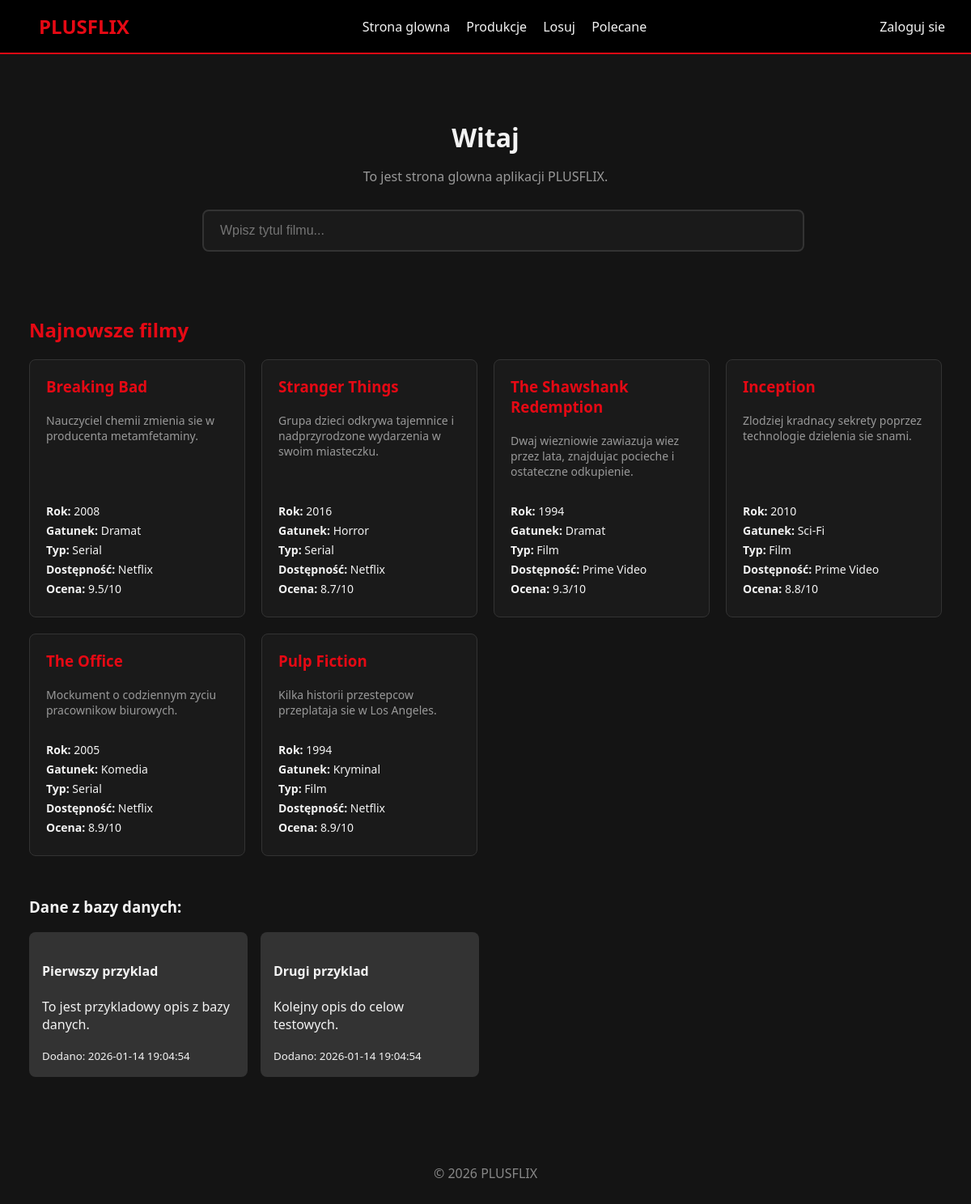
The page / on the database its author committed.
### tables this page shows
CREATE TABLE IF NOT EXISTS productions (
    id INT AUTO_INCREMENT PRIMARY KEY,
    title VARCHAR(255) NOT NULL,
    type VARCHAR(50) NOT NULL,
    genre_id INT,
    description TEXT,
    streaming_platforms_id INT,
    year INT,
    rating DECIMAL(3,1),
    created_at TIMESTAMP DEFAULT CURRENT_TIMESTAMP,
    FOREIGN KEY (genre_id) REFERENCES genres(id),
    FOREIGN KEY (streaming_platforms_id) REFERENCES streaming_platforms(id)
    );

CREATE TABLE IF NOT EXISTS genres (
    id INT AUTO_INCREMENT PRIMARY KEY,
    name VARCHAR(100) NOT NULL UNIQUE
);

CREATE TABLE IF NOT EXISTS streaming_platforms (
    id INT AUTO_INCREMENT PRIMARY KEY,
    name VARCHAR(100) NOT NULL,
    price DECIMAL(10,2),
    offer TEXT
    );

CREATE TABLE IF NOT EXISTS examples (
    id INT AUTO_INCREMENT PRIMARY KEY,
    title VARCHAR(255) NOT NULL,
    description TEXT,
    created_at TIMESTAMP DEFAULT CURRENT_TIMESTAMP
);

### app/Controllers/Pages.php (called while the page is built, shortened)
<?php
class Pages extends Controller {
    private $exampleModel;
    private $movieModel;
    public function __construct() {
        $this->exampleModel = $this->model('Example');
        $this->movieModel = $this->model('Movie');
    }
    public function index(): void {
        $examples = $this->exampleModel->getTestData();
        $movies = $this->movieModel->getAllMovies();
        $data = [
            'title' => 'Witaj',
            'description' => 'To jest strona glowna aplikacji PLUSFLIX.',
            'examples' => $examples,
            'movies' => $movies,
            'searchTerm' => '',
            'searchResults' => []
        ];
        $this->view('pages/index', $data);
    }
}

### core/Router.php (called while the page is built, shortened)
<?php
class Router {
    protected string $currentMethod = 'index';
    public function __construct() {
        $url = $this->getUrl();
        $this->currentController = new $this->currentController;
        $this->params = $url ? array_values($url) : [];
        call_user_func_array([$this->currentController, $this->currentMethod], $this->params);
    }
    public function getUrl(): ?array {
        return null;
    }
}

### public/index.php (called while the page is built, shortened)
<?php
spl_autoload_register(function($className) {
    $className = str_replace('\\', '/', $className);
    $file = '../' . $className . '.php';
});
$init = new Router();

### core/Database.php (called while the page is built, shortened)
<?php
class Database {
    private string $host = DB_HOST;
    private string $user = DB_USER;
    private string $pass = DB_PASS;
    private string $dbname = DB_NAME;
    private ?PDO $dbh = null;
    private $stmt;
    public function __construct() {
        $dsn = 'mysql:host=' . $this->host . ';dbname=' . $this->dbname;
        $options = [
            PDO::ATTR_PERSISTENT => true,
            PDO::ATTR_ERRMODE => PDO::ERRMODE_EXCEPTION,
            PDO::ATTR_DEFAULT_FETCH_MODE => PDO::FETCH_OBJ
        ];
        try {
            $this->dbh = new PDO($dsn, $this->user, $this->pass, $options);
        } catch (PDOException $e) {
            $this->error = $e->getMessage();
            echo "Błąd połączenia: " . $this->error;
        }
    }
    public function query(string $sql): void {
        $this->stmt = $this->dbh->prepare($sql);
    }
    public function bind($param, $value, $type = null): void {
        if (is_null($type)) {
            $type = match (true) {
                is_int($value) => PDO::PARAM_INT,
                is_bool($value) => PDO::PARAM_BOOL,
                is_null($value) => PDO::PARAM_NULL,
                default => PDO::PARAM_STR,
            };
        }
        $this->stmt->bindValue($param, $value, $type);
    }
    public function execute(): bool {
        return $this->stmt->execute();
    }
    public function resultSet(): array {
        $this->execute();
        return $this->stmt->fetchAll();
    }
    public function single() {
        $this->execute();
        return $this->stmt->fetch();
    }
}

### app/Models/Movie.php (called while the page is built, shortened)
<?php
class Movie extends Model {
    public function getAllMovies() {
        $this->db->query('SELECT id FROM productions');
        $movies = $this->db->resultSet();
        foreach($movies as $movie) {
            $this->updateSingleMovieRating($movie->id);
        }
        $this->db->query('SELECT p.*, g.name as genre, sp.name as streaming_platforms FROM productions p LEFT JOIN genres g ON p.genre_id = g.id LEFT JOIN streaming_platforms sp ON p.streaming_platforms_id = sp.id ORDER BY p.created_at DESC');
        return $this->db->resultSet();
    }
    private function updateSingleMovieRating($id) {
        $this->db->query('SELECT AVG(rating) as avg_rating FROM ratings WHERE production_id = :production_id AND is_approved = 1');
        $this->db->bind(':production_id', $id);
        $row = $this->db->single();
        $avgRating = ($row && $row->avg_rating !== null) ? round($row->avg_rating, 1) : 0;
        $this->db->query('UPDATE productions SET rating = :rating WHERE id = :id');
        $this->db->bind(':rating', $avgRating);
        $this->db->bind(':id', $id);
        $this->db->execute();
    }
}

### core/Model.php (called while the page is built, shortened)
<?php
abstract class Model {
    public function __construct(Database $db) {
        $this->db = $db;
    }
}

### app/Models/Example.php (called while the page is built, shortened)
<?php
class Example {
    private Database $db;
    public function __construct(Database $db) {
        $this->db = $db;
    }
    public function getTestData(): array {
        $this->db->query("SELECT * FROM examples");
        return $this->db->resultSet();
    }
}

### app/Views/pages/index.php (the view, shortened to what this page needs)
<?php require APPROOT . '/Views/inc/header.php'; ?>
<div class="page-container">
    <h1 class="page-title"><?php echo $data['title']; ?></h1>
    <p class="page-description"><?php echo $data['description']; ?></p>
    <div class="search-container">
        <div class="search-form">
            <div class="search-wrapper">
                <input
                    type="text"
                    name="search"
                    id="searchInput"
                    placeholder="Wpisz tytul filmu..."
                    class="search-input"
                    autocomplete="off"
                >
            </div>
        </div>
    </div>
    <h2 class="section-title" id="latestMoviesTitle">Najnowsze filmy</h2>
    <?php if (!empty($data['movies'])): ?>
        <div class="movies-grid">
            <?php
            $count = 0;
            foreach($data['movies'] as $movie):
                if($count >= 6) break;
                $count++;
            ?>
                <a href="<?php echo URLROOT; ?>/pages/detail/<?php echo $movie->id; ?>" class="movie-card-link">
                    <div class="movie-card">
                        <h3 class="movie-title"><?php echo $movie->title; ?></h3>
                        <p class="movie-description"><?php echo $movie->description; ?></p>
                        <div class="movie-details">
                            <p><strong>Rok:</strong> <?php echo $movie->year; ?></p>
                            <p><strong>Gatunek:</strong> <?php echo $movie->genre; ?></p>
                            <p><strong>Typ:</strong> <?php echo $movie->type; ?></p>
                            <p><strong>Dostępność:</strong> <?php echo $movie->streaming_platforms; ?></p>
                            <p><strong>Ocena:</strong> <?php echo ($movie->rating > 0) ? $movie->rating . '/10' : 'Brak ocen'; ?></p>
                        </div>
                    </div>
                </a>
            <?php endforeach; ?>
        </div>
    <?php endif; ?>
    <h3 style="margin-top:50px;">Dane z bazy danych:</h3>
    <div class="grid">
        <?php foreach($data['examples'] as $example) : ?>
            <div class="card">
                <h4><?php echo $example->title; ?></h4>
                <p><?php echo $example->description; ?></p>
                <small>Dodano: <?php echo $example->created_at; ?></small>
            </div>
        <?php endforeach; ?>
    </div>
</div>
<?php require APPROOT . '/Views/inc/footer.php'; ?>

### core/Controller.php (shortened to what this page needs)
<?php
class Controller {
    public function model(string $model) {
        $modelPath = APPROOT . '/Models/' . $model . '.php';
        return new $fullModelName(new Database());
    }
    public function view(string $view, array $data = []): void {
        if (file_exists(APPROOT . '/Views/' . $view . '.php')) {
            require_once APPROOT . '/Views/' . $view . '.php';
        } else {
            die('Widok nie istnieje');
        }
    }
}

### app/Views/inc/header.php (shortened to what this page needs)
<!DOCTYPE html>
<html lang="pl">
<head>
    <link rel="stylesheet" href="<?php echo URLROOT; ?>/css/style.css">
</head>
<body>
    <header>
        <a href="<?php echo URLROOT; ?>" class="logo">PLUSFLIX</a>
        <nav>
            <a href="<?php echo URLROOT; ?>">Strona glowna</a>
            <a href="<?php echo URLROOT; ?>/productions">Produkcje</a>
            <a href="<?php echo URLROOT; ?>/random">Losuj</a>
            <a href="<?php echo URLROOT; ?>/recommended">Polecane</a>
        </nav>
        <div class="user-info">
            <?php if (isset($_SESSION['user_id'])) : ?>
                <span class="welcome-msg">Witaj, <strong><?php echo $_SESSION['username']; ?></strong></span>
                <a href="<?php echo URLROOT; ?>/auth/logout" class="btn-logout">Wyloguj</a>
            <?php else : ?>
                <a href="<?php echo URLROOT; ?>/auth/login" class="btn-login">Zaloguj sie</a>
            <?php endif; ?>
        </div>
    </header>
    <div class="container">

### app/Views/inc/footer.php
    </div>
    <footer>
        &copy; <?php echo date('Y'); ?> PLUSFLIX
    </footer>
</body>
</html>

### public/css/style.css (style rules this page uses)
:root { --primary: #e50914; --dark: #141414; --light: #f3f3f3; --grey: #333; }
body { font-family: 'Segoe UI', Tahoma, Geneva, Verdana, sans-serif; margin: 0; background-color: var(--dark); color: var(--light); }
header { background-color: #000; padding: 1rem 2rem; display: flex; justify-content: space-between; align-items: center; border-bottom: 2px solid var(--primary); }
header a { color: var(--light); text-decoration: none; margin-left: 1rem; }
.logo { font-size: 1.5rem; font-weight: bold; color: var(--primary); }
.container { max-width: 1200px; margin: 2rem auto; padding: 0 1rem; }
.card { background: var(--grey); padding: 1rem; border-radius: 8px; margin-bottom: 1rem; }
.grid { display: grid; grid-template-columns: repeat(auto-fill, minmax(250px, 1fr)); gap: 1rem; }
footer { text-align: center; padding: 2rem; color: #888; }
.page-container { max-width: 1200px; margin: 40px auto; padding: 20px; }
.page-title { color: var(--light); margin-bottom: 10px; text-align: center; }
.page-description { color: #999; margin-bottom: 30px; text-align: center; }
.section-title { margin-top: 0; padding-top: 40px; color: var(--primary); }
.movies-grid { display: grid; grid-template-columns: repeat(auto-fill, minmax(250px, 1fr)); gap: 20px; margin-top: 20px; align-items: stretch; }
.movie-card { background: #1a1a1a; padding: 20px; border-radius: 8px; border: 1px solid #333; height: 100%; display: flex; flex-direction: column; box-sizing: border-box; min-height: 250px; }
.movie-card-link { text-decoration: none; color: inherit; display: block; height: 100%; transition: transform 0.3s ease; }
.movie-title { color: var(--primary); margin: 0 0 10px 0; }
.movie-description { color: #999; font-size: 14px; margin: 10px 0; flex-grow: 1; }
.movie-details { margin-top: 15px; font-size: 14px; }
.movie-details p { margin: 5px 0; }
.search-form { display: flex; gap: 15px; max-width: 700px; margin: 30px auto; align-items: stretch; }
.search-container { margin-bottom: 40px; }
.search-wrapper { position: relative; flex: 1; }
.search-input { width: 100%; padding: 15px 20px; font-size: 16px; border: 2px solid #333; border-radius: 8px; background: #1a1a1a; color: white; transition: border-color 0.3s ease; }
.movie-card-link .movie-card { height: 100%; cursor: pointer; transition: border-color 0.3s ease; }

### rows shown on the page
productions: title "Breaking Bad", description "Nauczyciel chemii zmienia sie w producenta metamfetaminy.", year "2008", genre.name "Dramat", type "Serial", streaming_platforms.name "Netflix", rating "9.5"
productions: title "Stranger Things", description "Grupa dzieci odkrywa tajemnice i nadprzyrodzone wydarzenia w swoim miasteczku.", year "2016", genre.name "Horror", type "Serial", streaming_platforms.name "Netflix", rating "8.7"
productions: title "The Shawshank Redemption", description "Dwaj wiezniowie zawiazuja wiez przez lata, znajdujac pocieche i ostateczne odkupienie.", year "1994", genre.name "Dramat", type "Film", streaming_platforms.name "Prime Video", rating "9.3"
productions: title "Inception", description "Zlodziej kradnacy sekrety poprzez technologie dzielenia sie snami.", year "2010", genre.name "Sci-Fi", type "Film", streaming_platforms.name "Prime Video", rating "8.8"
productions: title "The Office", description "Mockument o codziennym zyciu pracownikow biurowych.", year "2005", genre.name "Komedia", type "Serial", streaming_platforms.name "Netflix", rating "8.9"
productions: title "Pulp Fiction", description "Kilka historii przestepcow przeplataja sie w Los Angeles.", year "1994", genre.name "Kryminal", type "Film", streaming_platforms.name "Netflix", rating "8.9"
examples: title "Pierwszy przyklad", description "To jest przykladowy opis z bazy danych.", created_at "2026-01-14 19:04:54"
examples: title "Drugi przyklad", description "Kolejny opis do celow testowych.", created_at "2026-01-14 19:04:54"

### other values the page prints
$data['title'] "Witaj"
$data['description'] "To jest strona glowna aplikacji PLUSFLIX."
